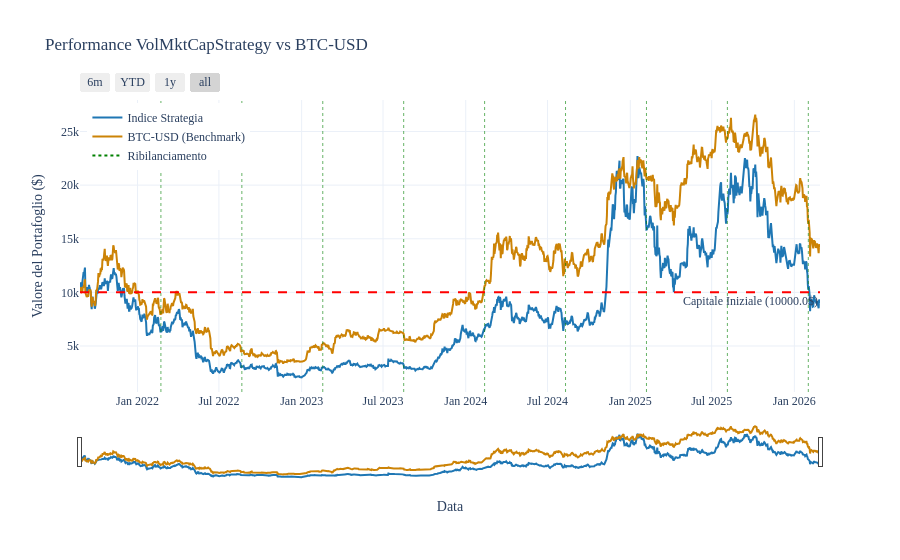
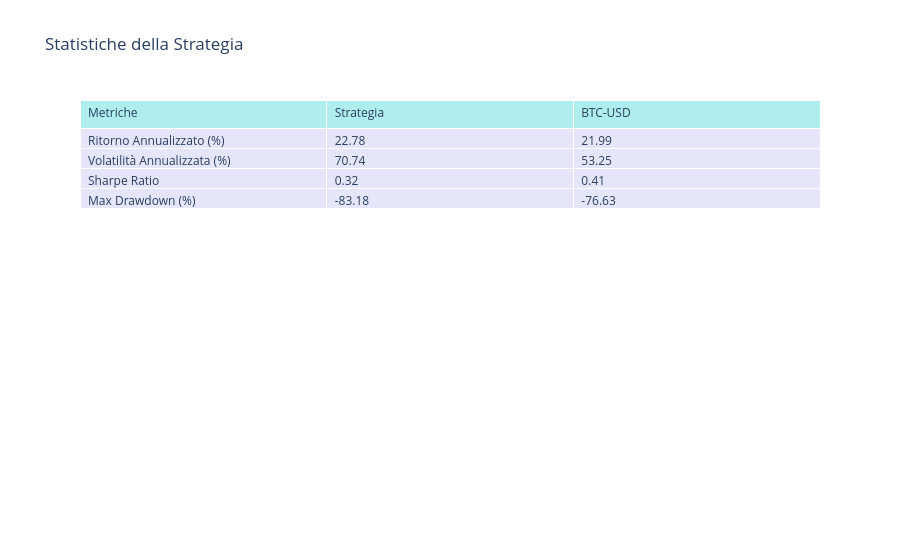
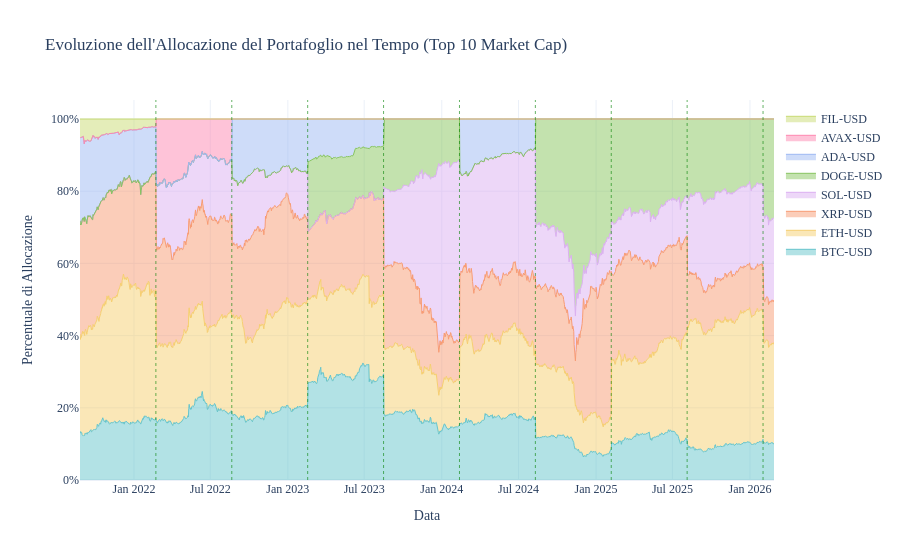

The cell these charts' notebook holds for them, in order:
### Code cell
# 1. Inizializziamo la strategia figlia con un capitale di partenza
strategy = VolMktCapStrategy(initial_value=10000.0 )

# 2. Importiamo i dati
strategy.import_data(assets=conio_coin, timeframe="5y")

# 3. Eseguiamo il backtest (es. ribilanciamento ogni 30 giorni)

strategy.run_strategy(rebalance_freq_days=180)

# 4. Calcoliamo e stampiamo le statistiche
stats_df = strategy.print_stats()

# 5. Mostriamo il grafico
strategy.plot_results()

### Figure 1 — Plotly figure (JSON) as saved in the notebook; plotly's stock layout.template omitted (floating-point values rounded to 4 significant figures; data arrays with more than 128 entries replaced by an {"elided": "..."} marker saying what was removed)
{"data": [{"line": {"color": "#1f77b4", "width": 2}, "mode": "lines", "name": "Indice Strategia", "type": "scatter", "x": {"elided": "1647 str values"}, "y": {"elided": "1647 float values"}}, {"line": {"color": "#cc8306", "width": 2}, "mode": "lines", "name": "BTC-USD (Benchmark)", "type": "scatter", "x": {"elided": "1647 str values"}, "y": {"elided": "1647 float values"}}, {"line": {"color": "green", "dash": "dot"}, "mode": "lines", "name": "Ribilanciamento", "type": "scatter", "x": [null], "y": [null]}], "layout": {"annotations": [{"showarrow": false, "text": "Capitale Iniziale (10000.0$)", "x": 1, "xanchor": "right", "xref": "x domain", "y": 10000, "yanchor": "top", "yref": "y"}], "font": {"family": "Times New Roman, serif", "size": 12}, "hovermode": "x unified", "legend": {"x": 0.01, "xanchor": "left", "y": 0.99, "yanchor": "top"}, "shapes": [{"line": {"color": "red", "dash": "dash"}, "type": "line", "x0": 0, "x1": 1, "xref": "x domain", "y0": 10000, "y1": 10000, "yref": "y"}, {"line": {"color": "green", "dash": "dot", "width": 1}, "opacity": 0.6, "type": "line", "x0": "2022-02-22T00:00:00+00:00", "x1": "2022-02-22T00:00:00+00:00", "xref": "x", "y0": 0, "y1": 1, "yref": "y domain"}, {"line": {"color": "green", "dash": "dot", "width": 1}, "opacity": 0.6, "type": "line", "x0": "2022-08-21T00:00:00+00:00", "x1": "2022-08-21T00:00:00+00:00", "xref": "x", "y0": 0, "y1": 1, "yref": "y domain"}, {"line": {"color": "green", "dash": "dot", "width": 1}, "opacity": 0.6, "type": "line", "x0": "2023-02-17T00:00:00+00:00", "x1": "2023-02-17T00:00:00+00:00", "xref": "x", "y0": 0, "y1": 1, "yref": "y domain"}, {"line": {"color": "green", "dash": "dot", "width": 1}, "opacity": 0.6, "type": "line", "x0": "2023-08-16T00:00:00+00:00", "x1": "2023-08-16T00:00:00+00:00", "xref": "x", "y0": 0, "y1": 1, "yref": "y domain"}, {"line": {"color": "green", "dash": "dot", "width": 1}, "opacity": 0.6, "type": "line", "x0": "2024-02-12T00:00:00+00:00", "x1": "2024-02-12T00:00:00+00:00", "xref": "x", "y0": 0, "y1": 1, "yref": "y domain"}, {"line": {"color": "green", "dash": "dot", "width": 1}, "opacity": 0.6, "type": "line", "x0": "2024-08-10T00:00:00+00:00", "x1": "2024-08-10T00:00:00+00:00", "xref": "x", "y0": 0, "y1": 1, "yref": "y domain"}, {"line": {"color": "green", "dash": "dot", "width": 1}, "opacity": 0.6, "type": "line", "x0": "2025-02-06T00:00:00+00:00", "x1": "2025-02-06T00:00:00+00:00", "xref": "x", "y0": 0, "y1": 1, "yref": "y domain"}, {"line": {"color": "green", "dash": "dot", "width": 1}, "opacity": 0.6, "type": "line", "x0": "2025-08-05T00:00:00+00:00", "x1": "2025-08-05T00:00:00+00:00", "xref": "x", "y0": 0, "y1": 1, "yref": "y domain"}, {"line": {"color": "green", "dash": "dot", "width": 1}, "opacity": 0.6, "type": "line", "x0": "2026-02-01T00:00:00+00:00", "x1": "2026-02-01T00:00:00+00:00", "xref": "x", "y0": 0, "y1": 1, "yref": "y domain"}], "title": {"text": "Performance VolMktCapStrategy vs BTC-USD"}, "xaxis": {"rangeselector": {"buttons": [{"count": 6, "label": "6m", "step": "month", "stepmode": "backward"}, {"count": 1, "label": "YTD", "step": "year", "stepmode": "todate"}, {"count": 1, "label": "1y", "step": "year", "stepmode": "backward"}, {"step": "all"}]}, "rangeslider": {"visible": true}, "title": {"text": "Data"}}, "yaxis": {"title": {"text": "Valore del Portafoglio ($)"}}}}

### Figure 2 — Plotly figure (JSON) as saved in the notebook; plotly's stock layout.template omitted (floating-point values rounded to 4 significant figures)
{"data": [{"cells": {"align": "left", "fill": {"color": "lavender"}, "values": [["Ritorno Annualizzato (%)", "Volatilità Annualizzata (%)", "Sharpe Ratio", "Max Drawdown (%)"], [22.78, 70.74, 0.32, -83.18], [21.99, 53.25, 0.41, -76.63]]}, "header": {"align": "left", "fill": {"color": "paleturquoise"}, "values": ["Metriche", "Strategia", "BTC-USD"]}, "type": "table"}], "layout": {"title": {"text": "Statistiche della Strategia"}}}

### Figure 3 — Plotly figure (JSON) as saved in the notebook; plotly's stock layout.template omitted (floating-point values rounded to 4 significant figures; data arrays with more than 128 entries replaced by an {"elided": "..."} marker saying what was removed)
{"data": [{"line": {"color": "rgb(102, 197, 204)", "width": 1}, "mode": "lines", "name": "BTC-USD", "stackgroup": "one", "type": "scatter", "x": {"elided": "1647 str values"}, "y": {"elided": "1647 float values"}}, {"line": {"color": "rgb(246, 207, 113)", "width": 1}, "mode": "lines", "name": "ETH-USD", "stackgroup": "one", "type": "scatter", "x": {"elided": "1647 str values"}, "y": {"elided": "1647 float values"}}, {"line": {"color": "rgb(248, 156, 116)", "width": 1}, "mode": "lines", "name": "XRP-USD", "stackgroup": "one", "type": "scatter", "x": {"elided": "1647 str values"}, "y": {"elided": "1647 float values"}}, {"line": {"color": "rgb(220, 176, 242)", "width": 1}, "mode": "lines", "name": "SOL-USD", "stackgroup": "one", "type": "scatter", "x": {"elided": "1647 str values"}, "y": {"elided": "1647 float values"}}, {"line": {"color": "rgb(135, 197, 95)", "width": 1}, "mode": "lines", "name": "DOGE-USD", "stackgroup": "one", "type": "scatter", "x": {"elided": "1647 str values"}, "y": {"elided": "1647 float values"}}, {"line": {"color": "rgb(158, 185, 243)", "width": 1}, "mode": "lines", "name": "ADA-USD", "stackgroup": "one", "type": "scatter", "x": {"elided": "1647 str values"}, "y": {"elided": "1647 float values"}}, {"line": {"color": "rgb(254, 136, 177)", "width": 1}, "mode": "lines", "name": "AVAX-USD", "stackgroup": "one", "type": "scatter", "x": {"elided": "1647 str values"}, "y": {"elided": "1647 float values"}}, {"line": {"color": "rgb(201, 219, 116)", "width": 1}, "mode": "lines", "name": "FIL-USD", "stackgroup": "one", "type": "scatter", "x": {"elided": "1647 str values"}, "y": {"elided": "1647 float values"}}], "layout": {"font": {"family": "Times New Roman, serif", "size": 12}, "hovermode": "x unified", "legend": {"x": 1.01, "xanchor": "left", "y": 0.99, "yanchor": "top"}, "shapes": [{"line": {"color": "green", "dash": "dot", "width": 1}, "opacity": 0.6, "type": "line", "x0": "2022-02-22T00:00:00+00:00", "x1": "2022-02-22T00:00:00+00:00", "xref": "x", "y0": 0, "y1": 1, "yref": "y domain"}, {"line": {"color": "green", "dash": "dot", "width": 1}, "opacity": 0.6, "type": "line", "x0": "2022-08-21T00:00:00+00:00", "x1": "2022-08-21T00:00:00+00:00", "xref": "x", "y0": 0, "y1": 1, "yref": "y domain"}, {"line": {"color": "green", "dash": "dot", "width": 1}, "opacity": 0.6, "type": "line", "x0": "2023-02-17T00:00:00+00:00", "x1": "2023-02-17T00:00:00+00:00", "xref": "x", "y0": 0, "y1": 1, "yref": "y domain"}, {"line": {"color": "green", "dash": "dot", "width": 1}, "opacity": 0.6, "type": "line", "x0": "2023-08-16T00:00:00+00:00", "x1": "2023-08-16T00:00:00+00:00", "xref": "x", "y0": 0, "y1": 1, "yref": "y domain"}, {"line": {"color": "green", "dash": "dot", "width": 1}, "opacity": 0.6, "type": "line", "x0": "2024-02-12T00:00:00+00:00", "x1": "2024-02-12T00:00:00+00:00", "xref": "x", "y0": 0, "y1": 1, "yref": "y domain"}, {"line": {"color": "green", "dash": "dot", "width": 1}, "opacity": 0.6, "type": "line", "x0": "2024-08-10T00:00:00+00:00", "x1": "2024-08-10T00:00:00+00:00", "xref": "x", "y0": 0, "y1": 1, "yref": "y domain"}, {"line": {"color": "green", "dash": "dot", "width": 1}, "opacity": 0.6, "type": "line", "x0": "2025-02-06T00:00:00+00:00", "x1": "2025-02-06T00:00:00+00:00", "xref": "x", "y0": 0, "y1": 1, "yref": "y domain"}, {"line": {"color": "green", "dash": "dot", "width": 1}, "opacity": 0.6, "type": "line", "x0": "2025-08-05T00:00:00+00:00", "x1": "2025-08-05T00:00:00+00:00", "xref": "x", "y0": 0, "y1": 1, "yref": "y domain"}, {"line": {"color": "green", "dash": "dot", "width": 1}, "opacity": 0.6, "type": "line", "x0": "2026-02-01T00:00:00+00:00", "x1": "2026-02-01T00:00:00+00:00", "xref": "x", "y0": 0, "y1": 1, "yref": "y domain"}], "title": {"text": "Evoluzione dell'Allocazione del Portafoglio nel Tempo (Top 10 Market Cap)"}, "xaxis": {"title": {"text": "Data"}}, "yaxis": {"tickformat": ".0%", "title": {"text": "Percentuale di Allocazione"}}}}
